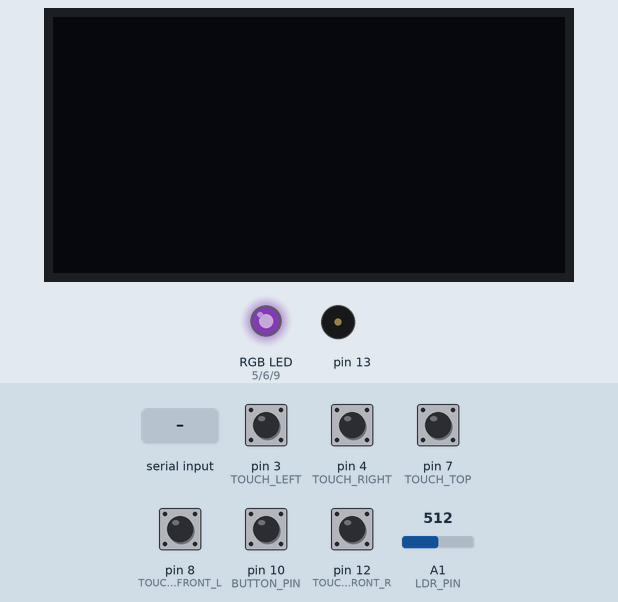
Simulated run of this sketch. Board: Arduino Uno, built with avr-gcc and run on an emulated ATmega328P. On the bench: 128×64 one-colour display, an RGB LED mixed from three pins (HIGH = lit), buzzer (waves = sounding). The inputs (shaded band) are chosen by the test bench; at power-on: pin 10 (BUTTON_PIN) HIGH, pin 3 (TOUCH_LEFT), pin 4 (TOUCH_RIGHT), pin 7 (TOUCH_TOP), pin 8 (TOUCH_FRONT_L), pin 12 (TOUCH_FRONT_R) LOW, A1 (LDR_PIN) = 512. Dim RGB values are drawn brighter than linear; what the sketch prints to the serial monitor is not drawn.

Above: at 1.2 s.
1.3 s: "E" received over Serial
At 2.15 s:
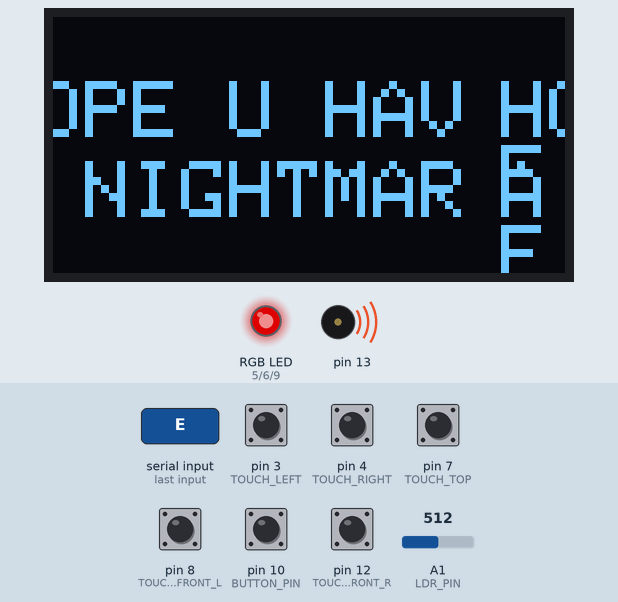
At 4.47 s:
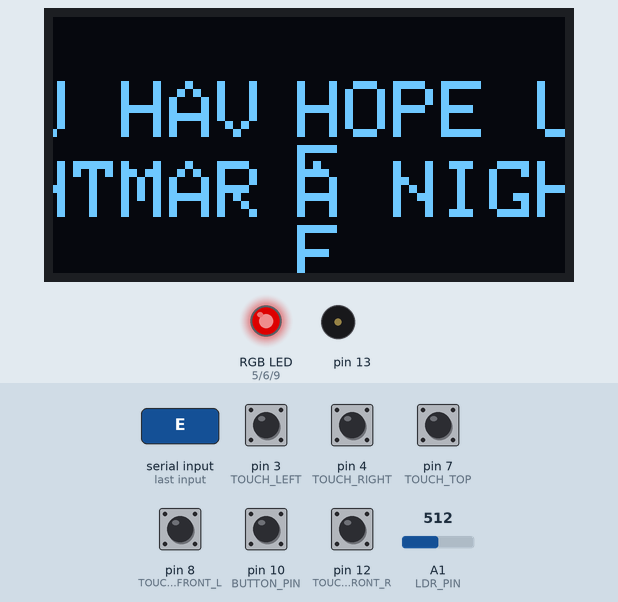
Timing chart, 0 to 18.2 s (numbered marks = the images above; inputs shaded):
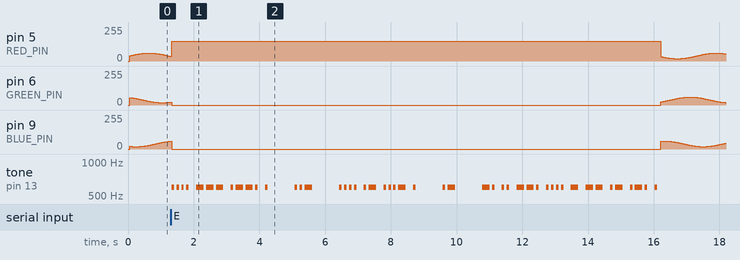

Measured:
- after the input at 1.3 s, tone on pin 13: plays 600 Hz for 0.08 s, 600 Hz for 0.08 s, 600 Hz for 0.08 s, 600 Hz for 0.08 s, 600 Hz for 0.23 s, 600 Hz for 0.23 s … (36 notes in this stretch), starting at once; the display: first changes at once (image 1 shows a later state)

The sketch:

new_ai_mochi.ino
```cpp
#include <Wire.h>
#include <Adafruit_GFX.h>
#include <Adafruit_SSD1306.h>

#define SCREEN_WIDTH 128
#define SCREEN_HEIGHT 64
#define OLED_RESET    -1
Adafruit_SSD1306 display(SCREEN_WIDTH, SCREEN_HEIGHT, &Wire, OLED_RESET);

// --- MASTER PINOUT ---
const int SENSOR_VIBE    = 2;
const int TOUCH_LEFT     = 3;
const int TOUCH_RIGHT    = 4;
const int TOUCH_TOP      = 7;
const int TOUCH_FRONT_L  = 8;
const int TOUCH_FRONT_R  = 12;
const int BUTTON_PIN     = 10; // AI Voice Button
const int LDR_PIN        = A1; // Light Sensor

// --- RGB PINOUT ---
const int RED_PIN        = 5;
const int GREEN_PIN      = 6;
const int BLUE_PIN       = 9;

// --- STATE TRACKING ---
bool leftState   = false;
bool rightState  = false;
bool topState    = false;
bool frontLState = false;
bool frontRState = false;

// --- SMART BUTTON STATE VARIABLES ---
bool lastButtonReading = HIGH;
bool isButtonHeldState = false;
unsigned long buttonPressStartTime = 0;
bool speechModeActivated = false;
const unsigned long HOLD_THRESHOLD = 350; // Milliseconds to distinguish hold vs click

// --- LDR DARK MODE VARIABLES ---
const int DARK_THRESHOLD  = 200;
const int LIGHT_THRESHOLD = 250;  // Hysteresis buffer
bool isDark = false;

// --- AUDIO ENGINE STATES ---
bool isSnoring = false;
unsigned long lastSnoreTime = 0;
bool isWakingUp = false;
unsigned long wakeupTriggerTime = 0;

void setup() {
  Serial.begin(250000);

  pinMode(SENSOR_VIBE, INPUT);
  pinMode(TOUCH_LEFT, INPUT);
  pinMode(TOUCH_RIGHT, INPUT);
  pinMode(TOUCH_TOP, INPUT);
  pinMode(TOUCH_FRONT_L, INPUT);
  pinMode(TOUCH_FRONT_R, INPUT);
  pinMode(BUTTON_PIN, INPUT_PULLUP);
  pinMode(LDR_PIN, INPUT);

  pinMode(RED_PIN, OUTPUT);
  pinMode(GREEN_PIN, OUTPUT);
  pinMode(BLUE_PIN, OUTPUT);

  if (!display.begin(SSD1306_SWITCHCAPVCC, 0x3C)) {
    for (;;);
  }

  Wire.setClock(400000);

  display.clearDisplay();
  display.display();
  Serial.print('Y');
}

// =====================================================
// AUDIO ENGINE (NON-BLOCKING)
// =====================================================
void playSound(int freq, int duration) {
  tone(13, freq, duration);
}

void triggerWakeup() {
  tone(13, 800, 50);
  isWakingUp = true;
  wakeupTriggerTime = millis();
}

void audioEngine() {
  unsigned long now = millis();

  if (isWakingUp && (now - wakeupTriggerTime > 60)) {
    tone(13, 1600, 100);
    isWakingUp = false;
  }

  if (isSnoring && (now - lastSnoreTime > 3000)) {
    tone(13, 70, 250);
    lastSnoreTime = now;
  }
}

// =====================================================
// VISUAL EFFECTS & DYNAMIC SPIRAL
// =====================================================
void pastelSpiral(int currentLightLevel) {
  static unsigned long lastUpdate = 0;
  static float t = 0.0;
  unsigned long now = millis();
  if (now - lastUpdate < 15) return;
  lastUpdate = now;

  t += 0.04;
  if (t >= 6.28318) t -= 6.28318;

  int maxAmplitude = 18;
  int baselineBrightness = 28;

  if (isDark) {
    maxAmplitude = 1;
    baselineBrightness = 1;
  } else {
    baselineBrightness = map(currentLightLevel, 300, 1023, 15, 100);
    maxAmplitude       = map(currentLightLevel, 300, 1023, 10, 50);

    baselineBrightness = constrain(baselineBrightness, 15, 100);
    maxAmplitude       = constrain(maxAmplitude, 10, 50);
  }

  int r = (sin(t) * maxAmplitude) + baselineBrightness;
  int g = (sin(t + 2.094) * maxAmplitude) + baselineBrightness;
  int b = (sin(t + 4.188) * maxAmplitude) + baselineBrightness;

  r = constrain(r, 0, 255);
  g = constrain(g, 0, 255);
  b = constrain(b, 0, 255);

  analogWrite(RED_PIN, r);
  analogWrite(GREEN_PIN, g);
  analogWrite(BLUE_PIN, b);
}

void playNightmare() {
  display.clearDisplay();
  display.setTextSize(2);
  display.setTextColor(SSD1306_WHITE);
  display.setCursor(0, 16);
  display.println("HOPE U HAVE");
  display.setCursor(0, 36);
  display.println("A NIGHTMARE");
  display.display();
  display.startscrollleft(0x00, 0x0F);

  analogWrite(RED_PIN, 150);
  analogWrite(GREEN_PIN, 0);
  analogWrite(BLUE_PIN, 0);

  const char* morse = ".... --- .--. . / ..- / .... .- ...- . / .- / -. .. --. .... - -- .- .-. .";
  int dotTime = 75;
  int pitch = 600;

  for (int i = 0; morse[i] != '\0'; i++) {
    if (morse[i] == '.') {
      tone(13, pitch, dotTime);
      delay(dotTime * 2);
    } else if (morse[i] == '-') {
      tone(13, pitch, dotTime * 3);
      delay(dotTime * 4);
    } else if (morse[i] == ' ') {
      delay(dotTime * 2);
    } else if (morse[i] == '/') {
      delay(dotTime * 6);
    }
  }

  display.stopscroll();
  display.clearDisplay();
  display.display();
  Serial.print('Y');
}

// =====================================================
// MAIN CORE LOOP
// =====================================================
void loop() {
  audioEngine();

  // --- 1. LDR LIGHT SENSOR MONITORING ---
  int lightLevel = analogRead(LDR_PIN);

  if (!isDark && lightLevel < DARK_THRESHOLD) {
    isDark = true;
    Serial.write('D');
  }
  else if (isDark && lightLevel > LIGHT_THRESHOLD) {
    isDark = false;
    Serial.write('d');
  }

  // Pass light readings directly into the dynamic brightness engine
  pastelSpiral(lightLevel);

  // --- 2. FIXED ADVANCED AI BUTTON TIMING ENGINE ---
  bool currentButtonReading = digitalRead(BUTTON_PIN);
  unsigned long currentMillis = millis();

  // Button newly pressed down
  if (currentButtonReading == LOW && lastButtonReading == HIGH) {
    buttonPressStartTime = currentMillis;
    isButtonHeldState = true;
    speechModeActivated = false;
  }

  // Button is actively being held down
  if (isButtonHeldState && currentButtonReading == LOW) {
    if (!speechModeActivated && (currentMillis - buttonPressStartTime >= HOLD_THRESHOLD)) {
      // User held the button long enough -> Activate Voice Mode
      playSound(2000, 30);
      Serial.print('V'); // Signal Python: Start recording voice
      speechModeActivated = true;
    }
  }

  // Button released
  if (currentButtonReading == HIGH && lastButtonReading == LOW) {
    isButtonHeldState = false;

    if (speechModeActivated) {
      // Was in Voice Mode -> End recording
      playSound(1800, 30);
      Serial.print('v'); // Signal Python: Stop voice recording
    } else {
      // Short click detected! -> Activate Keyboard Overlay Mode
      playSound(2200, 20);
      Serial.print('K'); // Signal Python: Unique command to pop up entry window immediately
    }
    speechModeActivated = false;
  }
  lastButtonReading = currentButtonReading;

  // --- 3. PHYSICAL TOUCH CAPACITIVE SENSORS ---
  if (digitalRead(TOUCH_TOP) == HIGH) {
    if (!topState) {
      playSound(1200, 40);
      Serial.print('P');
      topState = true;
    }
  } else if (digitalRead(TOUCH_TOP) == LOW && topState) {
    Serial.print('p');
    topState = false;
  }

  if (digitalRead(TOUCH_RIGHT) == HIGH && !rightState) {
    playSound(1500, 40);
    Serial.print('N');
    rightState = true;
  } else if (digitalRead(TOUCH_RIGHT) == LOW) {
    rightState = false;
  }

  if (digitalRead(TOUCH_LEFT) == HIGH && !leftState) {
    playSound(1000, 40);
    Serial.print('B');
    leftState = true;
  } else if (digitalRead(TOUCH_LEFT) == LOW) {
    leftState = false;
  }

  if (digitalRead(TOUCH_FRONT_L) == HIGH && !frontLState) {
    playSound(800, 40);
    Serial.print('L');
    frontLState = true;
  } else if (digitalRead(TOUCH_FRONT_L) == LOW && frontLState) {
    Serial.print('l');
    frontLState = false;
  }

  if (digitalRead(TOUCH_FRONT_R) == HIGH && !frontRState) {
    playSound(900, 40);
    Serial.print('R');
    frontRState = true;
  } else if (digitalRead(TOUCH_FRONT_R) == LOW && frontRState) {
    Serial.print('r');
    frontRState = false;
  }

  // --- 4. ZERO-COPY SERIAL FRAME DISPLAY ---
  if (Serial.available() > 0) {
    byte cmd = Serial.read();

    if (cmd == 0x01) {
      if (Serial.readBytes(display.getBuffer(), 1024) == 1024) {
        display.display();
        Serial.print('Y');
      }
    }
    else if (cmd == 'E') { playNightmare(); }
    else if (cmd == 'S') { isSnoring = true; }
    else if (cmd == 'W') {
      isSnoring = false;
      triggerWakeup();
    }
  }
}
```
